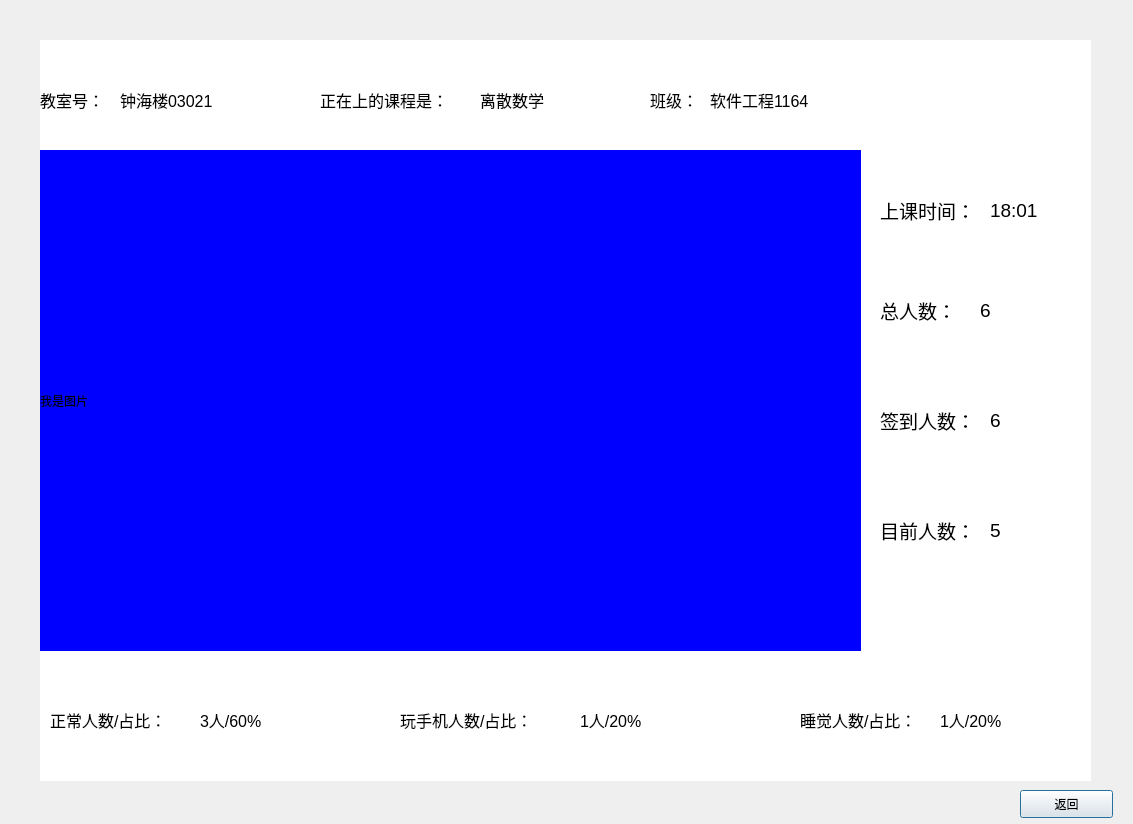
<?xml version="1.0" encoding="UTF-8"?>
<ui version="4.0">
 <class>Dialog</class>
 <widget class="QDialog" name="Dialog">
  <property name="geometry">
   <rect>
    <x>0</x>
    <y>0</y>
    <width>1133</width>
    <height>824</height>
   </rect>
  </property>
  <property name="windowTitle">
   <string>Dialog</string>
  </property>
  <widget class="QLabel" name="label_2">
   <property name="geometry">
    <rect>
     <x>40</x>
     <y>40</y>
     <width>1051</width>
     <height>741</height>
    </rect>
   </property>
   <property name="styleSheet">
    <string notr="true">QLabel{
background:white;;
}</string>
   </property>
   <property name="text">
    <string/>
   </property>
  </widget>
  <widget class="QPushButton" name="pushButton_2">
   <property name="geometry">
    <rect>
     <x>1020</x>
     <y>790</y>
     <width>93</width>
     <height>28</height>
    </rect>
   </property>
   <property name="text">
    <string>返回</string>
   </property>
  </widget>
  <widget class="QLabel" name="label">
   <property name="geometry">
    <rect>
     <x>40</x>
     <y>80</y>
     <width>111</width>
     <height>41</height>
    </rect>
   </property>
   <property name="text">
    <string>&lt;html&gt;&lt;head/&gt;&lt;body&gt;&lt;p&gt;&lt;span style=&quot; font-size:12pt;&quot;&gt;教室号：&lt;/span&gt;&lt;/p&gt;&lt;/body&gt;&lt;/html&gt;</string>
   </property>
  </widget>
  <widget class="QLabel" name="label_3">
   <property name="geometry">
    <rect>
     <x>650</x>
     <y>80</y>
     <width>61</width>
     <height>41</height>
    </rect>
   </property>
   <property name="text">
    <string>&lt;html&gt;&lt;head/&gt;&lt;body&gt;&lt;p&gt;&lt;span style=&quot; font-size:12pt;&quot;&gt;班级：&lt;/span&gt;&lt;/p&gt;&lt;/body&gt;&lt;/html&gt;</string>
   </property>
  </widget>
  <widget class="QLabel" name="label_4">
   <property name="geometry">
    <rect>
     <x>320</x>
     <y>80</y>
     <width>161</width>
     <height>41</height>
    </rect>
   </property>
   <property name="text">
    <string>&lt;html&gt;&lt;head/&gt;&lt;body&gt;&lt;p&gt;&lt;span style=&quot; font-size:12pt;&quot;&gt;正在上的课程是：&lt;/span&gt;&lt;/p&gt;&lt;/body&gt;&lt;/html&gt;</string>
   </property>
  </widget>
  <widget class="QLabel" name="label_5">
   <property name="geometry">
    <rect>
     <x>880</x>
     <y>510</y>
     <width>101</width>
     <height>41</height>
    </rect>
   </property>
   <property name="text">
    <string>&lt;html&gt;&lt;head/&gt;&lt;body&gt;&lt;p&gt;&lt;span style=&quot; font-size:14pt;&quot;&gt;目前人数：&lt;/span&gt;&lt;/p&gt;&lt;/body&gt;&lt;/html&gt;</string>
   </property>
  </widget>
  <widget class="QLabel" name="label_6">
   <property name="geometry">
    <rect>
     <x>880</x>
     <y>190</y>
     <width>111</width>
     <height>41</height>
    </rect>
   </property>
   <property name="text">
    <string>&lt;html&gt;&lt;head/&gt;&lt;body&gt;&lt;p&gt;&lt;span style=&quot; font-size:14pt;&quot;&gt;上课时间：&lt;/span&gt;&lt;/p&gt;&lt;/body&gt;&lt;/html&gt;</string>
   </property>
  </widget>
  <widget class="QLabel" name="label_7">
   <property name="geometry">
    <rect>
     <x>880</x>
     <y>290</y>
     <width>111</width>
     <height>41</height>
    </rect>
   </property>
   <property name="text">
    <string>&lt;html&gt;&lt;head/&gt;&lt;body&gt;&lt;p&gt;&lt;span style=&quot; font-size:14pt;&quot;&gt;总人数：&lt;/span&gt;&lt;/p&gt;&lt;/body&gt;&lt;/html&gt;</string>
   </property>
  </widget>
  <widget class="QLabel" name="label_9">
   <property name="geometry">
    <rect>
     <x>40</x>
     <y>150</y>
     <width>821</width>
     <height>501</height>
    </rect>
   </property>
   <property name="styleSheet">
    <string notr="true">QLabel{
	background:blue;
}</string>
   </property>
   <property name="text">
    <string>我是图片</string>
   </property>
  </widget>
  <widget class="QLabel" name="label_8">
   <property name="geometry">
    <rect>
     <x>120</x>
     <y>80</y>
     <width>111</width>
     <height>41</height>
    </rect>
   </property>
   <property name="text">
    <string>&lt;html&gt;&lt;head/&gt;&lt;body&gt;&lt;p&gt;&lt;span style=&quot; font-size:12pt;&quot;&gt;钟海楼03021&lt;/span&gt;&lt;/p&gt;&lt;/body&gt;&lt;/html&gt;</string>
   </property>
  </widget>
  <widget class="QLabel" name="label_10">
   <property name="geometry">
    <rect>
     <x>480</x>
     <y>80</y>
     <width>101</width>
     <height>41</height>
    </rect>
   </property>
   <property name="text">
    <string>&lt;html&gt;&lt;head/&gt;&lt;body&gt;&lt;p&gt;&lt;span style=&quot; font-size:12pt;&quot;&gt;离散数学&lt;/span&gt;&lt;/p&gt;&lt;/body&gt;&lt;/html&gt;</string>
   </property>
  </widget>
  <widget class="QLabel" name="label_11">
   <property name="geometry">
    <rect>
     <x>710</x>
     <y>80</y>
     <width>111</width>
     <height>41</height>
    </rect>
   </property>
   <property name="text">
    <string>&lt;html&gt;&lt;head/&gt;&lt;body&gt;&lt;p&gt;&lt;span style=&quot; font-size:12pt;&quot;&gt;软件工程1164&lt;/span&gt;&lt;/p&gt;&lt;/body&gt;&lt;/html&gt;</string>
   </property>
  </widget>
  <widget class="QLabel" name="label_12">
   <property name="geometry">
    <rect>
     <x>980</x>
     <y>290</y>
     <width>111</width>
     <height>41</height>
    </rect>
   </property>
   <property name="text">
    <string>&lt;html&gt;&lt;head/&gt;&lt;body&gt;&lt;p&gt;&lt;span style=&quot; font-size:14pt;&quot;&gt;6&lt;/span&gt;&lt;/p&gt;&lt;/body&gt;&lt;/html&gt;</string>
   </property>
  </widget>
  <widget class="QLabel" name="label_13">
   <property name="geometry">
    <rect>
     <x>990</x>
     <y>510</y>
     <width>111</width>
     <height>41</height>
    </rect>
   </property>
   <property name="text">
    <string>&lt;html&gt;&lt;head/&gt;&lt;body&gt;&lt;p&gt;&lt;span style=&quot; font-size:14pt;&quot;&gt;5&lt;/span&gt;&lt;/p&gt;&lt;/body&gt;&lt;/html&gt;</string>
   </property>
  </widget>
  <widget class="QLabel" name="label_14">
   <property name="geometry">
    <rect>
     <x>990</x>
     <y>190</y>
     <width>91</width>
     <height>41</height>
    </rect>
   </property>
   <property name="text">
    <string>&lt;html&gt;&lt;head/&gt;&lt;body&gt;&lt;p&gt;&lt;span style=&quot; font-size:14pt;&quot;&gt;18:01&lt;/span&gt;&lt;/p&gt;&lt;/body&gt;&lt;/html&gt;</string>
   </property>
  </widget>
  <widget class="QLabel" name="label_15">
   <property name="geometry">
    <rect>
     <x>50</x>
     <y>700</y>
     <width>151</width>
     <height>41</height>
    </rect>
   </property>
   <property name="text">
    <string>&lt;html&gt;&lt;head/&gt;&lt;body&gt;&lt;p&gt;&lt;span style=&quot; font-size:12pt;&quot;&gt;正常人数/占比：&lt;/span&gt;&lt;/p&gt;&lt;/body&gt;&lt;/html&gt;</string>
   </property>
  </widget>
  <widget class="QLabel" name="label_16">
   <property name="geometry">
    <rect>
     <x>200</x>
     <y>700</y>
     <width>91</width>
     <height>41</height>
    </rect>
   </property>
   <property name="text">
    <string>&lt;html&gt;&lt;head/&gt;&lt;body&gt;&lt;p&gt;&lt;span style=&quot; font-size:12pt;&quot;&gt;3人/60%&lt;/span&gt;&lt;/p&gt;&lt;/body&gt;&lt;/html&gt;</string>
   </property>
  </widget>
  <widget class="QLabel" name="label_17">
   <property name="geometry">
    <rect>
     <x>580</x>
     <y>700</y>
     <width>91</width>
     <height>41</height>
    </rect>
   </property>
   <property name="text">
    <string>&lt;html&gt;&lt;head/&gt;&lt;body&gt;&lt;p&gt;&lt;span style=&quot; font-size:12pt;&quot;&gt;1人/20%&lt;/span&gt;&lt;/p&gt;&lt;/body&gt;&lt;/html&gt;</string>
   </property>
  </widget>
  <widget class="QLabel" name="label_18">
   <property name="geometry">
    <rect>
     <x>400</x>
     <y>700</y>
     <width>161</width>
     <height>41</height>
    </rect>
   </property>
   <property name="text">
    <string>&lt;html&gt;&lt;head/&gt;&lt;body&gt;&lt;p&gt;&lt;span style=&quot; font-size:12pt;&quot;&gt;玩手机人数/占比：&lt;/span&gt;&lt;/p&gt;&lt;/body&gt;&lt;/html&gt;</string>
   </property>
  </widget>
  <widget class="QLabel" name="label_19">
   <property name="geometry">
    <rect>
     <x>800</x>
     <y>700</y>
     <width>161</width>
     <height>41</height>
    </rect>
   </property>
   <property name="text">
    <string>&lt;html&gt;&lt;head/&gt;&lt;body&gt;&lt;p&gt;&lt;span style=&quot; font-size:12pt;&quot;&gt;睡觉人数/占比：&lt;/span&gt;&lt;/p&gt;&lt;/body&gt;&lt;/html&gt;</string>
   </property>
  </widget>
  <widget class="QLabel" name="label_20">
   <property name="geometry">
    <rect>
     <x>940</x>
     <y>700</y>
     <width>91</width>
     <height>41</height>
    </rect>
   </property>
   <property name="text">
    <string>&lt;html&gt;&lt;head/&gt;&lt;body&gt;&lt;p&gt;&lt;span style=&quot; font-size:12pt;&quot;&gt;1人/20%&lt;/span&gt;&lt;/p&gt;&lt;/body&gt;&lt;/html&gt;</string>
   </property>
  </widget>
  <widget class="QLabel" name="label_21">
   <property name="geometry">
    <rect>
     <x>880</x>
     <y>400</y>
     <width>111</width>
     <height>41</height>
    </rect>
   </property>
   <property name="text">
    <string>&lt;html&gt;&lt;head/&gt;&lt;body&gt;&lt;p&gt;&lt;span style=&quot; font-size:14pt;&quot;&gt;签到人数：&lt;/span&gt;&lt;/p&gt;&lt;/body&gt;&lt;/html&gt;</string>
   </property>
  </widget>
  <widget class="QLabel" name="label_22">
   <property name="geometry">
    <rect>
     <x>990</x>
     <y>400</y>
     <width>111</width>
     <height>41</height>
    </rect>
   </property>
   <property name="text">
    <string>&lt;html&gt;&lt;head/&gt;&lt;body&gt;&lt;p&gt;&lt;span style=&quot; font-size:14pt;&quot;&gt;6&lt;/span&gt;&lt;/p&gt;&lt;/body&gt;&lt;/html&gt;</string>
   </property>
  </widget>
 </widget>
 <resources/>
 <connections/>
</ui>
